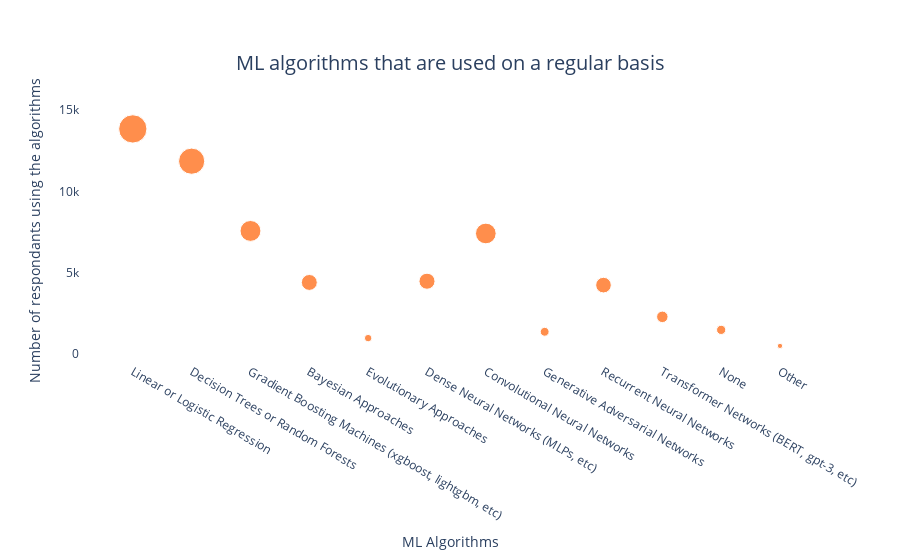

Notebook source saved alongside this figure:
### Code cell
fig = px.scatter(
    x=q17_dictionary_of_counts_2021.keys(), 
    y=q17_dictionary_of_counts_2021.values(), 
    title='ML algorithms that are used on a regular basis',
    size=q17_dictionary_of_counts_2021.values(), 
    color_discrete_sequence=['#FF5F01'],
)
fig.update_layout(
    title={
        'y':0.9,
        'x':0.5,
        'xanchor': 'center',
        'yanchor': 'top',
        'font_size':20,
    },
    hoverlabel=dict(
    font_color="white",
)
    ,
    xaxis_title="ML Algorithms",
    yaxis_title="Number of respondants using the algorithms",
#     title_font_family="Serif",
    plot_bgcolor='rgba(0,0,0,0)'
    )
fig.show()

### Figure 1 — Plotly figure (JSON) as saved in the notebook; plotly's stock layout.template omitted (floating-point values rounded to 4 significant figures)
{"data": [{"hovertemplate": "x=%{x}<br>y=%{y}<br>size=%{marker.size}<extra></extra>", "legendgroup": "", "marker": {"color": "#FF5F01", "size": [13853, 11864, 7567, 4393, 964, 4469, 7411, 1354, 4229, 2274, 1471, 484], "sizemode": "area", "sizeref": 34.63, "symbol": "circle"}, "mode": "markers", "name": "", "orientation": "v", "showlegend": false, "type": "scatter", "x": ["Linear or Logistic Regression", "Decision Trees or Random Forests", "Gradient Boosting Machines (xgboost, lightgbm, etc)", "Bayesian Approaches", "Evolutionary Approaches", "Dense Neural Networks (MLPs, etc)", "Convolutional Neural Networks", "Generative Adversarial Networks", "Recurrent Neural Networks", "Transformer Networks (BERT, gpt-3, etc)", "None", "Other"], "xaxis": "x", "y": [13853, 11864, 7567, 4393, 964, 4469, 7411, 1354, 4229, 2274, 1471, 484], "yaxis": "y"}], "layout": {"hoverlabel": {"font": {"color": "white"}}, "legend": {"itemsizing": "constant", "tracegroupgap": 0}, "plot_bgcolor": "rgba(0,0,0,0)", "title": {"font": {"size": 20}, "text": "ML algorithms that are used on a regular basis", "x": 0.5, "xanchor": "center", "y": 0.9, "yanchor": "top"}, "xaxis": {"anchor": "y", "domain": [0.0, 1.0], "title": {"text": "ML Algorithms"}}, "yaxis": {"anchor": "x", "domain": [0.0, 1.0], "title": {"text": "Number of respondants using the algorithms"}}}}
